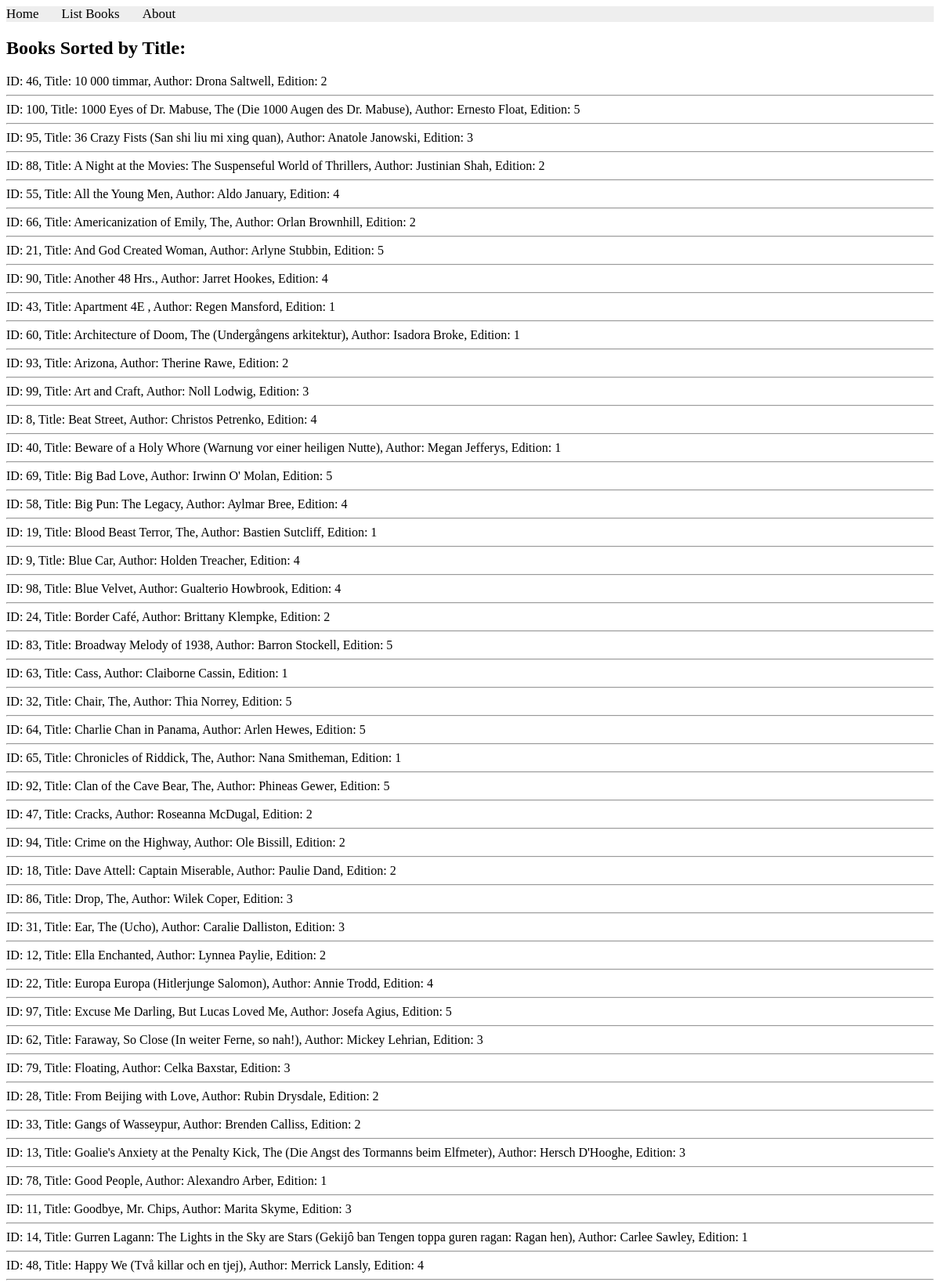
The app's page /books/lab8/task4 (upper part) with its own data.
### apps/bookmodule/models.py (models this page shows)
class Book(models.Model):
    title = models.CharField(max_length = 50)
    author = models.CharField(max_length = 50)
    price = models.FloatField(default = 0.0)
    edition = models.SmallIntegerField(default = 1)

### apps/bookmodule/views.py (the view)
# urls.py: path('lab8/task4', views.lab8_task4, name='books.lab8_task4'),
def lab8_task4(request):
    books = Book.objects.all().order_by('title')
    return render(request, 'bookmodule/lab8_task4.html', {'books': books})

### apps/templates/bookmodule/lab8_task4.html (shortened to what this page needs)
{% extends "layouts/base.html" %}
{% block content %}
    <h2>Books Sorted by Title: </h2>
    {% for book in books %}
        ID: {{ book.id }}, Title: {{ book.title }}, Author: {{ book.author }}, Edition: {{ book.edition }}
        <hr>
    {% empty %}
        <p>No books match the conditions.</p>
    {% endfor %}
{% endblock content %}

### records on screen
Book: id "46", title "10 000 timmar", author "Drona Saltwell", edition "2"
Book: id "100", title "1000 Eyes of Dr. Mabuse, The (Die 1000 Augen des Dr. Mabuse)", author "Ernesto Float", edition "5"
Book: id "95", title "36 Crazy Fists (San shi liu mi xing quan)", author "Anatole Janowski", edition "3"
Book: id "88", title "A Night at the Movies: The Suspenseful World of Thrillers", author "Justinian Shah", edition "2"
Book: id "55", title "All the Young Men", author "Aldo January", edition "4"
Book: id "66", title "Americanization of Emily, The", author "Orlan Brownhill", edition "2"
Book: id "21", title "And God Created Woman", author "Arlyne Stubbin", edition "5"
Book: id "90", title "Another 48 Hrs.", author "Jarret Hookes", edition "4"
Book: id "43", title "Apartment 4E", author "Regen Mansford", edition "1"
Book: id "60", title "Architecture of Doom, The (Undergångens arkitektur)", author "Isadora Broke", edition "1"
Book: id "93", title "Arizona", author "Therine Rawe", edition "2"
Book: id "99", title "Art and Craft", author "Noll Lodwig", edition "3"
Book: id "8", title "Beat Street", author "Christos Petrenko", edition "4"
Book: id "40", title "Beware of a Holy Whore (Warnung vor einer heiligen Nutte)", author "Megan Jefferys", edition "1"
Book: id "69", title "Big Bad Love", author "Irwinn O' Molan", edition "5"
Book: id "58", title "Big Pun: The Legacy", author "Aylmar Bree", edition "4"
Book: id "19", title "Blood Beast Terror, The", author "Bastien Sutcliff", edition "1"
Book: id "9", title "Blue Car", author "Holden Treacher", edition "4"
Book: id "98", title "Blue Velvet", author "Gualterio Howbrook", edition "4"
Book: id "24", title "Border Café", author "Brittany Klempke", edition "2"
Book: id "83", title "Broadway Melody of 1938", author "Barron Stockell", edition "5"
Book: id "63", title "Cass", author "Claiborne Cassin", edition "1"
Book: id "32", title "Chair, The", author "Thia Norrey", edition "5"
Book: id "64", title "Charlie Chan in Panama", author "Arlen Hewes", edition "5"
Book: id "65", title "Chronicles of Riddick, The", author "Nana Smitheman", edition "1"
Book: id "92", title "Clan of the Cave Bear, The", author "Phineas Gewer", edition "5"
Book: id "47", title "Cracks", author "Roseanna McDugal", edition "2"
Book: id "94", title "Crime on the Highway", author "Ole Bissill", edition "2"
Book: id "18", title "Dave Attell: Captain Miserable", author "Paulie Dand", edition "2"
Book: id "86", title "Drop, The", author "Wilek Coper", edition "3"
Book: id "31", title "Ear, The (Ucho)", author "Caralie Dalliston", edition "3"
Book: id "12", title "Ella Enchanted", author "Lynnea Paylie", edition "2"
Book: id "22", title "Europa Europa (Hitlerjunge Salomon)", author "Annie Trodd", edition "4"
Book: id "97", title "Excuse Me Darling, But Lucas Loved Me", author "Josefa Agius", edition "5"
Book: id "62", title "Faraway, So Close (In weiter Ferne, so nah!)", author "Mickey Lehrian", edition "3"
Book: id "79", title "Floating", author "Celka Baxstar", edition "3"
Book: id "28", title "From Beijing with Love", author "Rubin Drysdale", edition "2"
Book: id "33", title "Gangs of Wasseypur", author "Brenden Calliss", edition "2"
Book: id "13", title "Goalie's Anxiety at the Penalty Kick, The (Die Angst des Tormanns beim Elfmeter)", author "Hersch D'Hooghe", edition "3"
Book: id "78", title "Good People", author "Alexandro Arber", edition "1"
Book: id "11", title "Goodbye, Mr. Chips", author "Marita Skyme", edition "3"
Book: id "14", title "Gurren Lagann: The Lights in the Sky are Stars (Gekijô ban Tengen toppa guren ragan: Ragan hen)", author "Carlee Sawley", edition "1"
Book: id "48", title "Happy We (Två killar och en tjej)", author "Merrick Lansly", edition "4"
